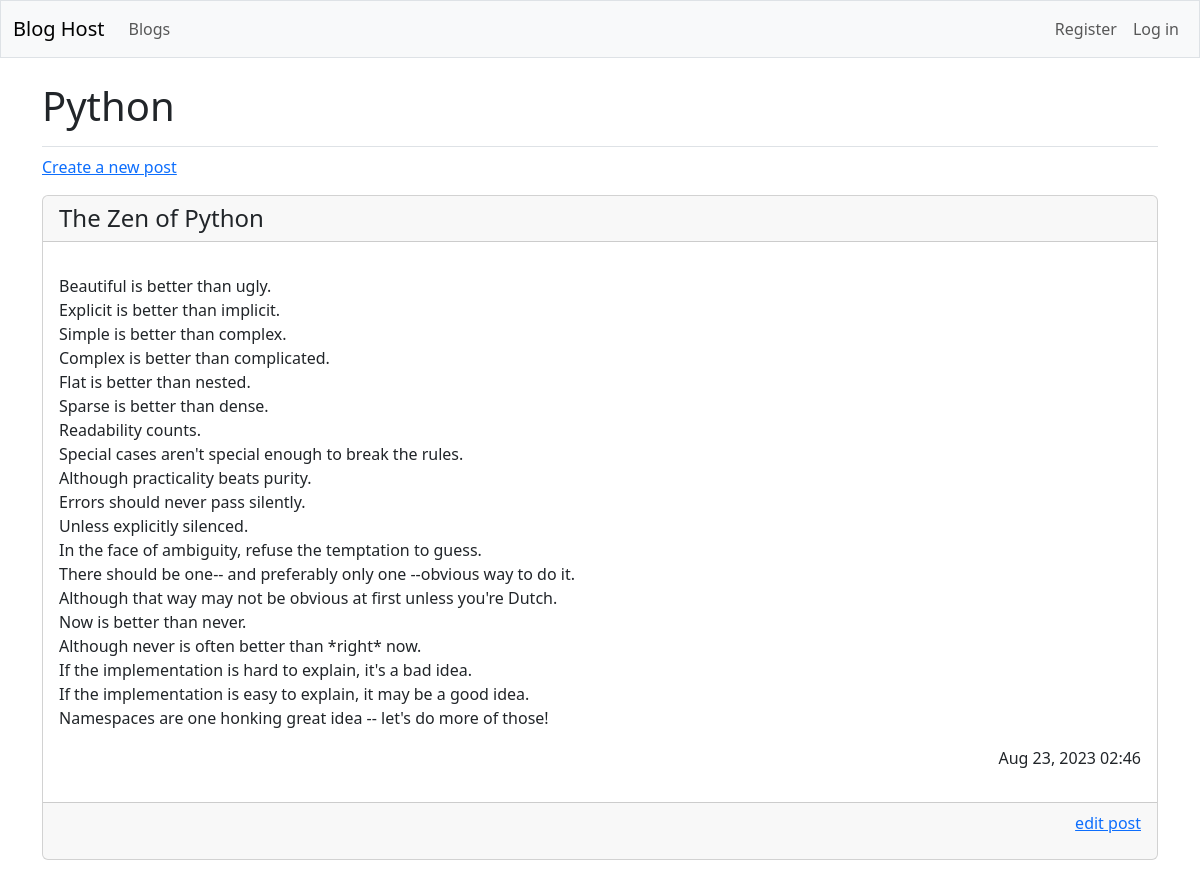
The app's page /blog/4/ with its own data.
### blogs/models.py (models this page shows, shortened)
class Blog(models.Model):
    name = models.CharField(max_length=200)
    date_added = models.DateTimeField(auto_now_add=True)
    owner = models.ForeignKey(User, on_delete=models.CASCADE)

class BlogPost(models.Model):
    blog = models.ForeignKey(Blog, on_delete=models.CASCADE)
    title = models.CharField(max_length=500)
    body = models.TextField()
    date_added = models.DateTimeField(auto_now_add=True)

### blogs/views.py (the view)
# urls.py: 2. Add a URL to urlpatterns:  path('blog/', include('blog.urls'))
def blog(request, blog_id):
    blog = Blog.objects.get(id=blog_id)
    posts = blog.blogpost_set.all()
    context = {"blog": blog, "posts": posts}
    return render(request, "blogs/blog.html", context)

### blogs/templates/blogs/blog.html
{% extends 'blogs/base.html' %}
{% block page_header %}
  <h1>{{ blog.name }}</h1>
{% endblock page_header %}
{% block content %}
  <p>
    <a href="{% url 'blogs:new_post' blog.id %}">Create a new post</a>
  </p>
{% for post in posts %}
    <div class="card mb-3">
      <h4 class="card-header">{{ post.title }}</h4>
      <div class="card-body">
        <p class="card-text">{{ post.body|linebreaks }}</p>
        <p class="text-end">{{ post.date_added|date:'M d, Y H:i' }}</p>
      </div>
      <div class="card-footer text-muted">
        <p class="text-end"><a href="{% url 'blogs:edit_post' post.id %}">
          edit post</a></p>
      </div>
    </div>
  {% empty %}
    <p>This blog does not have any posts yet.</p>
  {% endfor %}
{% endblock content %}

### blogs/templates/blogs/base.html (shortened to what this page needs)
<!doctype html>
<html lang="en">
<head>
  {% load django_bootstrap5 %}
  {% bootstrap_css %}
</head>
<body>
  <nav class="navbar navbar-expand-md navbar-light bg-light mb-4 border">
    <div class="container-fluid">
      <a class="navbar-brand" href="{% url 'blogs:index' %}">
          Blog Host</a>
      <div class="collapse navbar-collapse" id="navbarCollapse">
        <ul class="navbar-nav me-auto mb-2 mb-md-0">
          <li class="nav-item">
            <a class="nav-link" href="{% url 'blogs:blogs' %}">
              Blogs</a></li>
        </ul>
        <ul class="navbar-nav ms-auto mb-2 mb-md-0">
          {% if user.is_authenticated %}
            <li class="nav-item">
              <span class="navbar-text me-2">Hello, {{ user.username }}.
                </span></li>
          {% else %}
            <li class="nav-item">
              <a class="nav-link" href="{% url 'accounts:register' %}">
                  Register</a></li>
            <li class="nav-item">
              <a class="nav-link" href="{% url 'accounts:login' %}">
                  Log in</a></li>
          {% endif %}
        </ul>
      </div>
    </div>
  </nav>
  <main class="container">
    <div class="pb-2 mb-2 border-bottom">
      {% block page_header %}{% endblock page_header %}
    </div>
    <div>
      {% block content %}{% endblock content %}
    </div>
  </main>
</body>
</html>

### records on screen
Blog: name "Python"
BlogPost: title "The Zen of Python", body "Beautiful is better than ugly. Explicit is better than implicit. Simple is better than complex. Complex is better than complicated. Flat is better than nested. Sparse is better than dense. Readability counts. Special cases aren't special enough to break the rules. Although practicality beats purity. Errors should never pass silently. Unless explicitly silenced. In the face of ambiguity, refuse the temptation to guess. There should be one-- and preferably only one --obvious way to do it. Although that way may not be obvious at first unless you're Dutch. Now is better than never. Although never is often better than *right* now. If the implementation is hard to explain, it's a bad idea. If the…", date_added "Aug 23, 2023 02:46"
